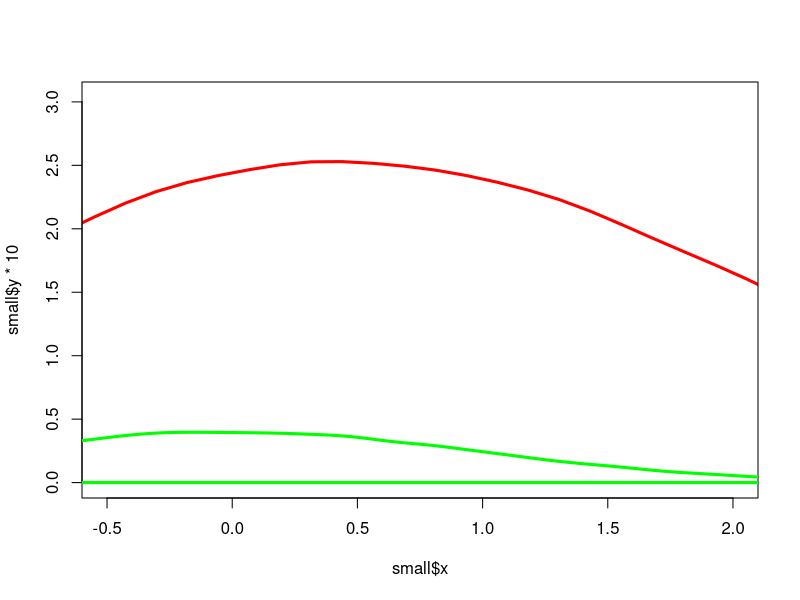

Write R code to recreate this figure.
small <- density(rnorm(10000,0.5,1.5),n=100)
large <- density(rnorm(100000,0,1),n=1000)
ylim <- c(0,max(c(large$y,small$y*10))*1.2)
plot(small$y*10~small$x,xlim=c(-0.5,2),ylim=ylim,col="red",lwd=3,type="l")
polygon(large$y~large$x,border="green",lwd=3)
